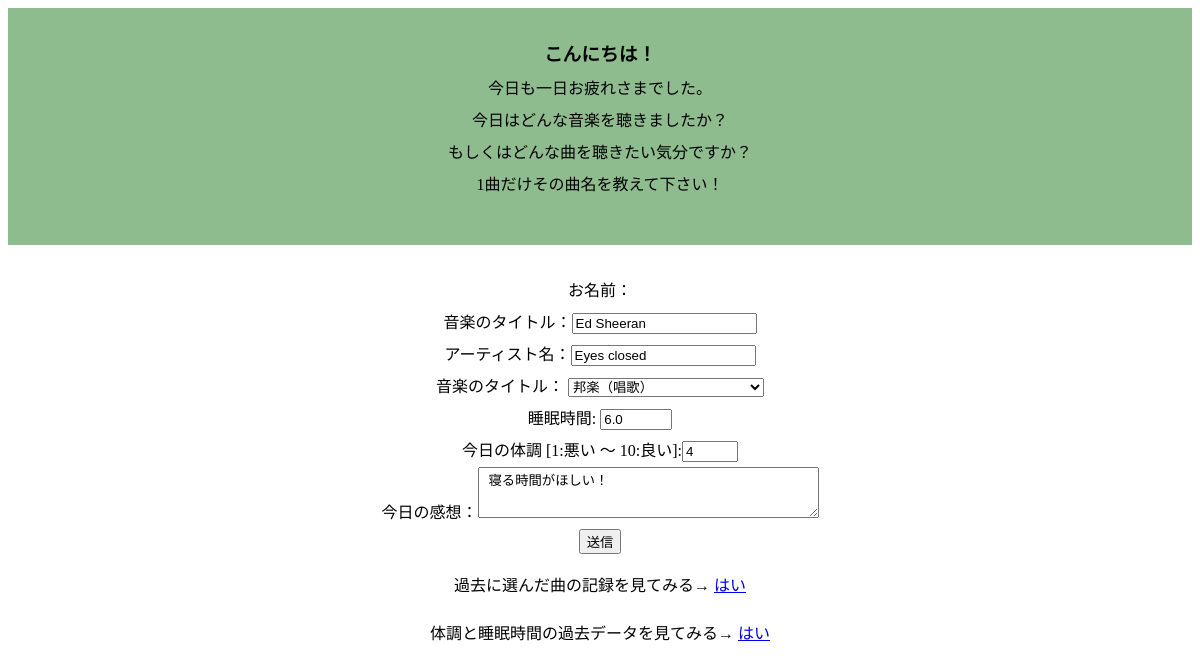
The page /php_kadai_05/detail.php?id=4 (signed in) on the database its author committed.
### tables this page shows
CREATE TABLE IF NOT EXISTS `gs_bm_table` (
`id` int(11) NOT NULL,
  `date` date NOT NULL,
  `name` varchar(64) NOT NULL,
  `sleep_time` decimal(2,1) NOT NULL,
  `today_condition` int(12) NOT NULL,
  `music_title` varchar(128) NOT NULL,
  `artist` varchar(128) NOT NULL,
  `music_mood` varchar(128) NOT NULL,
  `content` text NOT NULL
);

### php_kadai_05/detail.php (called while the page is built, shortened)
<?php
$id = $_GET['id'];
$pdo = db_conn();
$stmt = $pdo->prepare('SELECT * FROM gs_bm_table WHERE id=:id;');
$stmt->bindValue(':id', $id, PDO::PARAM_INT);
$status = $stmt->execute();
if ($status == false) {
    sql_error($stmt);
} else {
    $row = $stmt->fetch();
}
require_once('templates/list2.php');

### php_kadai_05/templates/list2.php (the view, shortened to what this page needs)
<html>
<link rel="stylesheet" href="style.css">
<html lang="ja">
<div class="main1">
<body>
  <div class="main_c">
    <h3>こんにちは！</h3>
       <p>今日も一日お疲れさまでした。</p>
       <p>今日はどんな音楽を聴きましたか？</p>
       <p>もしくはどんな曲を聴きたい気分ですか？</P>
       <p>1曲だけその曲名を教えて下さい！</p><br>
  </div>
</div>
<div class="main2">
<form method="POST" action="update.php">
    <div class="table">
        お名前：<input type="hidden" name="name" value="<?=$name_txt;?>" ><br>
        音楽のタイトル：<input type="text" name="music_title"
        value="<?= $row['music_title'] ?>"><br>
        アーティスト名：<input type="text" name="artist" value="<?= $row['artist'] ?>"><br>
        音楽のタイトル：
          <select name="music_mood">
              <option value='邦楽（唱歌）'>邦楽（唱歌）</option>
          </select><br>
        睡眠時間: <input type="number" name="sleep_time" min="0" max="15" step="0.5" value="<?= $row['sleep_time'] ?>"><br>
        今日の体調 [1:悪い ～ 10:良い]:<input type="number" name="today_condition" min="1" max="10" step="1" value="<?= $row['today_condition'] ?>"><br>
        今日の感想：<textArea name="content" rows="3" cols="40"> <?= $row['content'] ?>
        </textArea><br>
        <input type="submit" value="送信">
    </div>
    <p>過去に選んだ曲の記録を見てみる→  <a href="select.php">はい</a></p>
    <p>体調と睡眠時間の過去データを見てみる→  <a href="graph.php">はい</a></p>
  </form>
</div>
</html>

### php_kadai_05/style.css (style rules this page uses)
.main1 { background-color: darkseagreen; padding: 20px; text-align: center; }
.main2 { line-height:200%; text-align: center; padding:30px; }
.main_c { text-align: center; line-height:100%; }

### rows shown on the page
gs_bm_table: music_title "Ed Sheeran", artist "Eyes closed", sleep_time "6.0", today_condition "4", content "寝る時間がほしい！"
